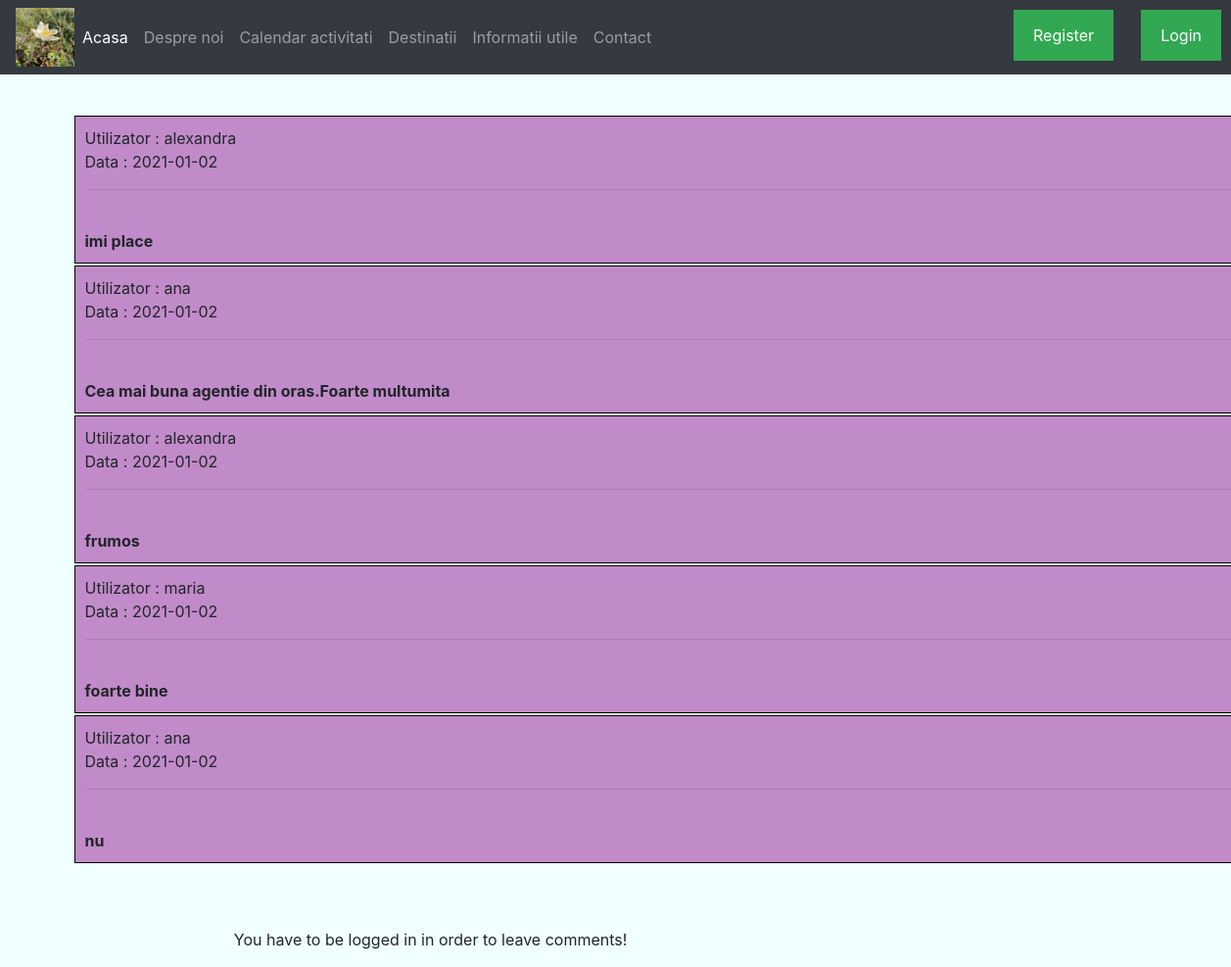
The page /comments.php on the database its author committed.
### tables this page shows
CREATE TABLE `comentarii` (
  `Id` int(11) NOT NULL,
  `Data` date NOT NULL,
  `Comentariu` text NOT NULL,
  `Id_client` int(11) NOT NULL
);

CREATE TABLE `clients` (
  `username` text NOT NULL,
  `password` text NOT NULL,
  `Mail` text NOT NULL,
  `PhoneNumber` text NOT NULL,
  `id` int(11) NOT NULL
);

### comments.php (the view, shortened to what this page needs)
<?php
$pass='';
$dbname='mywebsite';
$user='root'; $conn=mysqli_connect('localhost',$user,$pass,$dbname);
?>
<div <html>
    <head>
<link rel="stylesheet" href="index.css"/>
<link rel="stylesheet" href="https://stackpath.bootstrapcdn.com/bootstrap/4.4.1/css/bootstrap.min.css">
</head>
<body style="background-color:azure">
  <header>
  <nav class="navbar navbar-expand-lg navbar-dark bg-dark">
  <img src="images/poza3.jpg" alt="Bucegi floare-LOGO" width="60" height="60" />
  <div class="collapse navbar-collapse" id="navbarSupportedContent">
    <ul class="navbar-nav mr-auto">
      <li class="nav-item active">
        <a class="nav-link" href="#">Acasa<span class="sr-only">(current)</span></a>
      </li>
      <li class="nav-item">
        <a class="nav-link" href="aboutus.php">Despre noi</a>
      </li>
	  <li class="nav-item">
        <a class="nav-link" href="calendar.php">Calendar activitati</a>
      </li>
	  <li class="nav-item">
        <a class="nav-link" href="destinations.php">Destinatii</a>
      </li>
     <li class="nav-item">
        <a class="nav-link" href="announcements.php">Informatii utile</a>
      </li>
	  <li class="nav-item">
        <a class="nav-link" href="contact.php">Contact</a>
      </li>
	  <li class="nav-item" style="position:absolute;right:120px;top:2px">
	   <button class="button" onclick="location.href='userregistration.php';" style="width:auto;">Register</button>
	  </li>
	  <?php
	     if(!isset($_SESSION["username"])):?>
	  <li class="nav-item" style="position:absolute;right:10px;top:2px">
	   <button class="button" onclick="location.href='buttons.php';" style="width:auto;">Login</button>
	  </li>
	     <?php endif;?>
    </ul>
  </div>
</nav>
<br>
    <div id="extra">
        <div class="container">
                <?php
                $sql ="SELECT * FROM comentarii";
                $result = mysqli_query($conn,$sql);
                $resultCheck=mysqli_num_rows($result);
                if($resultCheck>0)
                while($row=mysqli_fetch_assoc($result)) {
                    echo "<div  style='  width: 1200px;
                                                          padding: 10px;
                                                          border: 1px solid black;
                                                          margin: 2px;
                                                          align-content: center;
                                                          background-color: #c18bc9'>";
                    echo"
                    <section  >
                    <span  >Utilizator : ";
                    $id_client=$row["Id_client"];
                    $sql1 ="SELECT username FROM clients where id='$id_client'";
                    $result1 = mysqli_query($conn,$sql1);
                    $resultCheck1=mysqli_num_rows($result1);
                    if($resultCheck1==1){
                        $row1=mysqli_fetch_assoc($result1);
                        echo $row1["username"];  }
                    echo"</span><br>  Data : ";
                    echo $row['Data'];
                    echo" <hr><br>
                    <span  ><strong>"; echo $row['Comentariu']; echo"</strong></span>
                    </section></div>";
                }
                ?>
        </div>
            </div>
<br><br>
<div style="width:50%;margin-left:19%">
<?php
if(isset($_SESSION["username"])):?>
<form action="" method="post" >
    <font size="3" color=black><strong>LASA-NE O PARERE<br></strong><br><input name="Comentariu" type="text" placeholder="Ce crezi despre destinatiile noastre?"  size="15" required><br><br></font>
    <input font size="4" color=white  name="trimite" type="submit" value="SEND"></font>
</form>
<?php
else:
?>
<p>You have to be logged in in order to leave comments!</p>
<?php endif; ?>
</div>
</div>
</body>
</html>

### index.css (style rules this page uses)
body { font-family: WildWest, Helvetica, sans-serif; }
.button { background-color: #32a852; color: white; padding: 14px 20px; margin: 8px 0; border: none; cursor: pointer; width: 100%; }
.container { padding: 16px; }

### rows shown on the page
comentarii: Id_client.username "alexandra", Data "2021-01-02", Comentariu "imi place"
comentarii: Id_client.username "ana", Data "2021-01-02", Comentariu "Cea mai buna agentie din oras.Foarte multumita"
comentarii: Id_client.username "alexandra", Data "2021-01-02", Comentariu "frumos"
comentarii: Id_client.username "maria", Data "2021-01-02", Comentariu "foarte bine"
comentarii: Id_client.username "ana", Data "2021-01-02", Comentariu "nu"
